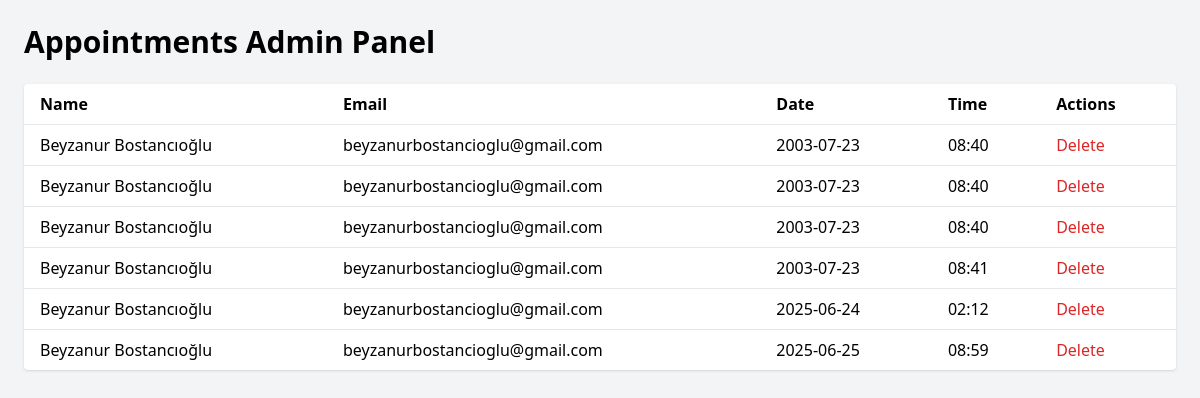
/admin, run on an earlier commit of the app's database.
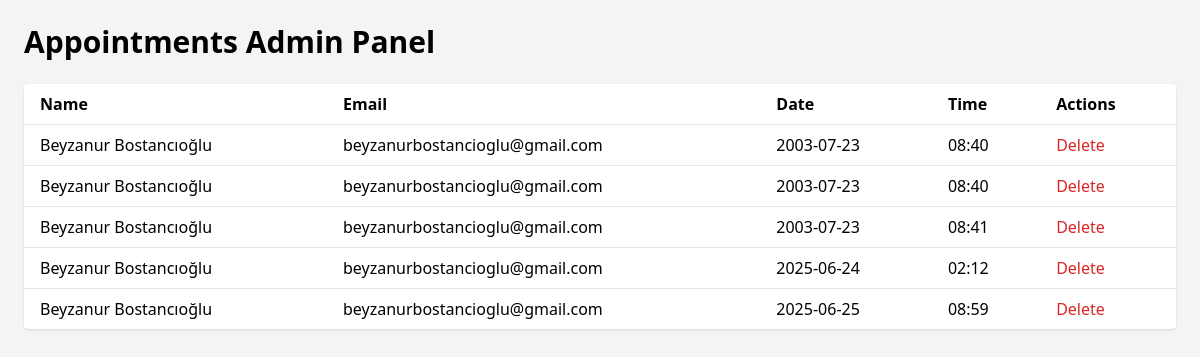
And on a later commit of the database.
### tables this page shows
CREATE TABLE appointments (
            id INTEGER PRIMARY KEY AUTOINCREMENT,
            name TEXT NOT NULL,
            email TEXT NOT NULL,
            date TEXT NOT NULL,
            time TEXT NOT NULL
        );

### app.py (the view)
@app.route('/admin')
def admin():
    conn = get_db_connection()
    appointments = conn.execute('SELECT * FROM appointments').fetchall()
    conn.close()
    return render_template('admin.html', appointments=appointments)

### app.py (called while the page is built)
def get_db_connection():
    conn = sqlite3.connect('appointments.db')
    conn.row_factory = sqlite3.Row
    return conn

### templates/admin.html (shortened to what this page needs)
<!DOCTYPE html>
<html lang="en">
<head>
  <script src="https://cdn.tailwindcss.com"></script>
</head>
<body class="bg-gray-100 p-6">
  <h1 class="text-3xl font-bold mb-6">Appointments Admin Panel</h1>
  <table class="min-w-full divide-y divide-gray-200 bg-white rounded shadow">
    <thead>
      <tr>
        <th class="px-4 py-2 text-left">Name</th>
        <th class="px-4 py-2 text-left">Email</th>
        <th class="px-4 py-2 text-left">Date</th>
        <th class="px-4 py-2 text-left">Time</th>
        <th class="px-4 py-2 text-left">Actions</th>
      </tr>
    </thead>
    <tbody>
      {% for appointment in appointments %}
      <tr class="border-t">
        <td class="px-4 py-2">{{ appointment.name }}</td>
        <td class="px-4 py-2">{{ appointment.email }}</td>
        <td class="px-4 py-2">{{ appointment.date }}</td>
        <td class="px-4 py-2">{{ appointment.time }}</td>
        <td class="px-4 py-2">
          <form method="POST" action="/delete/{{ appointment.id }}" onsubmit="return confirm('Are you sure you want to delete this appointment?');">
            <button type="submit" class="text-red-600 hover:text-red-900">Delete</button>
          </form>
        </td>
      </tr>
      {% endfor %}
    </tbody>
  </table>
</body>
</html>

What changed in the data, as far as the page shows it:
removed appointments: name "Beyzanur Bostancıoğlu", email "beyzanurbostancioglu@gmail.com", date "2003-07-23", time "08:40"
